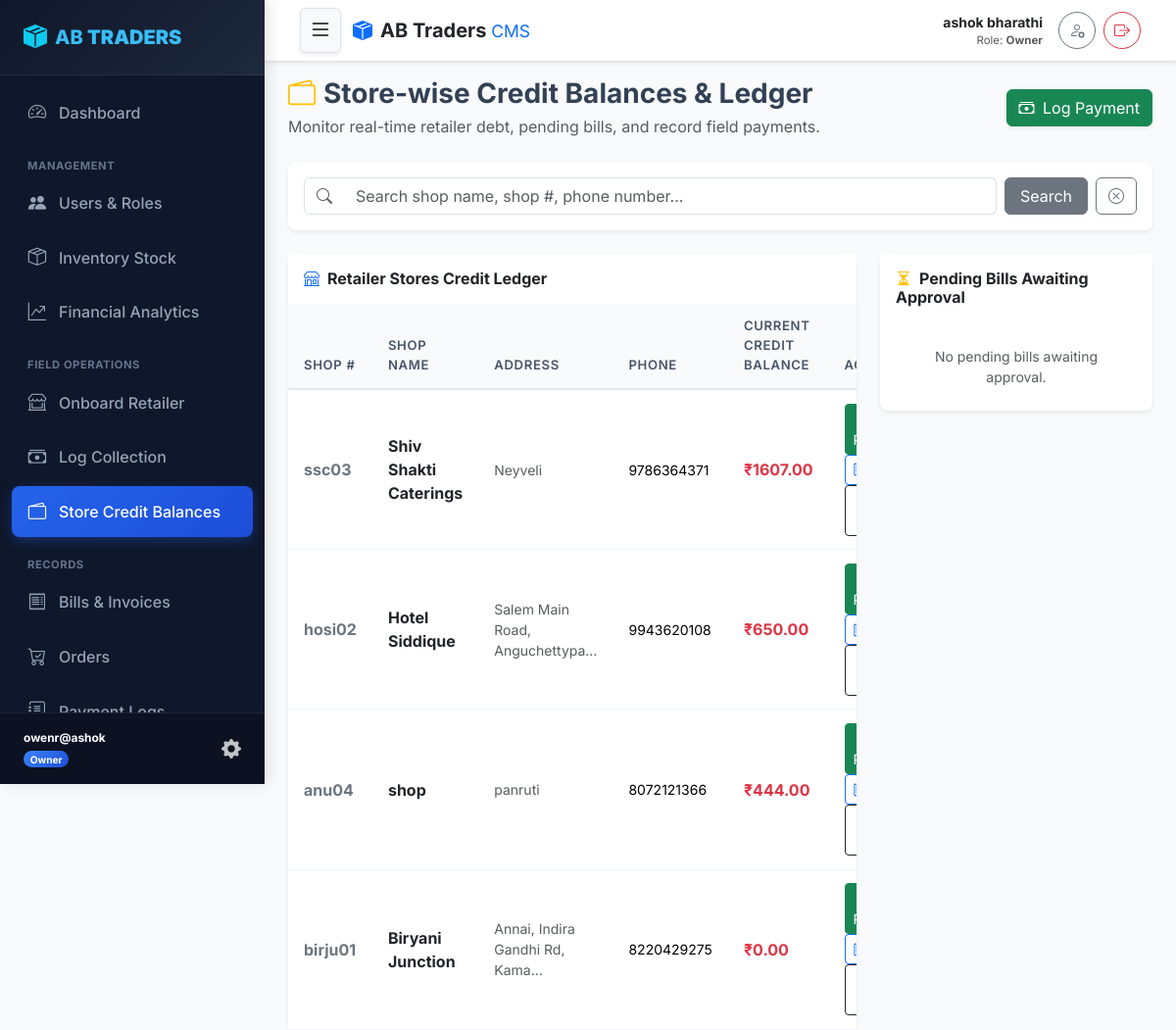
The app's page /credit-balances/ (signed in) with its own data.
### core/models.py (models this page shows, shortened)
class User(AbstractUser):
    class Role(models.TextChoices):
        SUPERUSER = 'SUPERUSER', 'SuperUser'
        OWNER = 'OWNER', 'Owner'
        STAFF = 'STAFF', 'Staff'
        RETAILER = 'RETAILER', 'Retailer'
    role = models.CharField(max_length=20, choices=Role.choices, default=Role.RETAILER)
    phone_number = models.CharField(max_length=15, unique=True, blank=True, null=True)
    is_locked = models.BooleanField(default=False, help_text="Locked users cannot log in.")
    def is_superuser_role(self):
        return self.role == self.Role.SUPERUSER or self.is_superuser
    def is_owner_role(self):
        return self.role == self.Role.OWNER
    @property
    def display_name(self):
        full_name = self.get_full_name().strip()
        return full_name if full_name else self.username

class RetailerProfile(models.Model):
    user = models.OneToOneField(User, on_delete=models.CASCADE, related_name='retailer_profile')
    shop_number = models.CharField(max_length=50, unique=True)
    shop_name = models.CharField(max_length=150)
    address = models.TextField()
    credit_balance = models.DecimalField(max_digits=12, decimal_places=2, default=Decimal('0.00'))
    qr_code = models.ImageField(upload_to='qr_codes/', null=True, blank=True)

### core/views.py (the view)
# urls.py: path('credit-balances/', views.credit_balances_view, name='credit_balances'),
@role_required(['SUPERUSER', 'OWNER', 'STAFF'])
def credit_balances_view(request):
    query = request.GET.get('q', '')
    retailers = RetailerProfile.objects.all().order_by('-credit_balance')
    if query:
        retailers = retailers.filter(
            Q(shop_name__icontains=query) |
            Q(shop_number__icontains=query) |
            Q(user__phone_number__icontains=query)
        )
    pending_bills = Bill.objects.filter(status='pending').select_related('retailer')
    context = {
        'retailers': retailers,
        'pending_bills': pending_bills,
        'query': query,
    }
    return render(request, 'credit_balances.html', context)

### core/templates/credit_balances.html (shortened to what this page needs)
{% extends 'base.html' %}
{% block content %}
<div class="d-flex justify-content-between align-items-center mb-4">
    <div>
        <h3 class="fw-bold mb-1"><i class="bi bi-wallet2 text-warning me-2"></i>Store-wise Credit Balances & Ledger</h3>
        <p class="text-muted mb-0">Monitor real-time retailer debt, pending bills, and record field payments.</p>
    </div>
    <div>
        <a href="{% url 'log_collection' %}" class="btn btn-success shadow-sm"><i class="bi bi-cash-stack me-1"></i> Log Payment</a>
    </div>
</div>
<div class="card shadow-sm border-0 rounded-3 mb-4">
    <div class="card-body p-3">
        <form method="get" class="row g-2 align-items-center">
            <div class="col-md-10">
                <div class="input-group">
                    <span class="input-group-text bg-white"><i class="bi bi-search text-muted"></i></span>
                    <input type="text" name="q" value="{{ query }}" class="form-control border-start-0" placeholder="Search shop name, shop #, phone number...">
                </div>
            </div>
            <div class="col-md-2 d-flex gap-2">
                <button type="submit" class="btn btn-secondary w-100">Search</button>
                <a href="{% url 'credit_balances' %}" class="btn btn-outline-secondary"><i class="bi bi-x-circle"></i></a>
            </div>
        </form>
    </div>
</div>
<div class="row g-4">
    <div class="col-lg-8">
        <div class="card shadow-sm border-0 rounded-3">
            <div class="card-header bg-white py-3 border-0">
                <h6 class="fw-bold mb-0 text-dark"><i class="bi bi-shop me-2 text-primary"></i>Retailer Stores Credit Ledger</h6>
            </div>
            <div class="table-responsive">
                <table class="table custom-table mb-0">
                    <thead>
                        <tr>
                            <th>Shop #</th>
                            <th>Shop Name</th>
                            <th>Address</th>
                            <th>Phone</th>
                            <th>Current Credit Balance</th>
                            <th>Actions</th>
                        </tr>
                    </thead>
                    <tbody>
                        {% for r in retailers %}
                        <tr>
                            <td class="fw-bold text-secondary">{{ r.shop_number }}</td>
                            <td class="fw-bold text-dark">{{ r.shop_name }}</td>
                            <td class="small text-muted">{{ r.address|truncatechars:30 }}</td>
                            <td class="small">{{ r.user.phone_number|default:"-" }}</td>
                            <td class="fw-bold text-danger fs-6">₹{{ r.credit_balance }}</td>
                            <td>
                                <a href="{% url 'log_collection' %}?retailer_id={{ r.id }}" class="btn btn-sm btn-success py-1 px-2" title="Log Payment">
                                </a>
                                <a href="{% url 'bill_create' %}?retailer_id={{ r.id }}" class="btn btn-sm btn-outline-primary py-1 px-2" title="Issue Bill">
                                    <i class="bi bi-receipt"></i> Bill
                                </a>
                                {% if user.is_superuser_role or user.is_owner_role %}
                                <a href="{% url 'generate_retailer_qr' r.id %}" class="btn btn-sm btn-outline-dark py-1 px-2" title="Generate Login QR Code">
                                </a>
                                {% endif %}
                            </td>
                        </tr>
                        {% empty %}
                        <tr>
                            <td colspan="6" class="text-center text-muted py-4">No retailer profiles found.</td>
                        </tr>
                        {% endfor %}
                    </tbody>
                </table>
            </div>
        </div>
    </div>
    <div class="col-lg-4">
        <div class="card shadow-sm border-0 rounded-3">
            <div class="card-header bg-white py-3 border-0">
                <h6 class="fw-bold mb-0 text-dark"><i class="bi bi-hourglass-split me-2 text-warning"></i>Pending Bills Awaiting Approval</h6>
            </div>
            <div class="card-body p-0">
                <div class="list-group list-group-flush">
                    {% for pb in pending_bills %}
                    <a href="{% url 'bill_detail' pb.pk %}" class="list-group-item list-group-item-action p-3 d-flex justify-content-between align-items-center">
                        <div>
                            <div class="fw-bold text-dark">{{ pb.retailer.shop_name }}</div>
                            <small class="text-muted">Bill #{{ pb.bill_number }}</small>
                        </div>
                        <div class="text-end">
                            <div class="fw-bold text-primary">₹{{ pb.total_amount }}</div>
                            <span class="badge bg-warning text-dark">Pending</span>
                        </div>
                    </a>
                    {% empty %}
                    <div class="p-4 text-center text-muted small">No pending bills awaiting approval.</div>
                    {% endfor %}
                </div>
            </div>
        </div>
    </div>
</div>
{% endblock %}

### core/templates/base.html (shortened to what this page needs)
{% load static %}
<!DOCTYPE html>
<html lang="en">
<head>
    <link href="https://cdn.jsdelivr.net/npm/bootstrap@5.3.2/dist/css/bootstrap.min.css" rel="stylesheet">
    <link rel="stylesheet" href="https://cdn.jsdelivr.net/npm/bootstrap-icons@1.11.2/font/bootstrap-icons.min.css">
    <link rel="stylesheet" href="{% static 'css/styles.css' %}">
</head>
<body>
    <div id="wrapper">
        {% if user.is_authenticated %}
        <aside id="sidebar-wrapper" class="sidebar-sticky">
            <div class="sidebar-heading d-flex align-items-center justify-content-between">
                <a href="{% url 'dashboard' %}" class="text-white text-decoration-none d-flex align-items-center">
                    <i class="bi bi-box-seam-fill me-2 text-info fs-4"></i>
                    <span>AB <strong>TRADERS</strong></span>
                </a>
            </div>
            <div class="list-group list-group-sidebar">
                <a href="{% url 'dashboard' %}" class="sidebar-link {% if request.resolver_match.url_name == 'dashboard' %}active{% endif %}">
                    <i class="bi bi-speedometer2"></i> Dashboard
                </a>
                {% if user.is_superuser_role or user.is_owner_role %}
                <div class="sidebar-section-title">Management</div>
                <a href="{% url 'user_list' %}" class="sidebar-link {% if 'user' in request.resolver_match.url_name %}active{% endif %}">
                    <i class="bi bi-people-fill"></i> Users & Roles
                </a>
                <a href="{% url 'inventory_list' %}" class="sidebar-link {% if 'inventory' in request.resolver_match.url_name or 'item' in request.resolver_match.url_name %}active{% endif %}">
                    <i class="bi bi-box-seam"></i> Inventory Stock
                </a>
                <a href="{% url 'owner_analytics' %}" class="sidebar-link {% if request.resolver_match.url_name == 'owner_analytics' %}active{% endif %}">
                    <i class="bi bi-graph-up-arrow"></i> Financial Analytics
                </a>
                {% endif %}
                {% if user.is_superuser_role or user.is_owner_role or user.is_staff_role %}
                <div class="sidebar-section-title">Field Operations</div>
                <a href="{% url 'onboard_retailer' %}" class="sidebar-link {% if request.resolver_match.url_name == 'onboard_retailer' %}active{% endif %}">
                    <i class="bi bi-shop-window"></i> Onboard Retailer
                </a>
                <a href="{% url 'log_collection' %}" class="sidebar-link {% if request.resolver_match.url_name == 'log_collection' %}active{% endif %}">
                    <i class="bi bi-cash-stack"></i> Log Collection
                </a>
                <a href="{% url 'credit_balances' %}" class="sidebar-link {% if request.resolver_match.url_name == 'credit_balances' %}active{% endif %}">
                    <i class="bi bi-wallet2"></i> Store Credit Balances
                </a>
                {% endif %}
                <div class="sidebar-section-title">Records</div>
                <a href="{% url 'bill_list' %}" class="sidebar-link {% if 'bill' in request.resolver_match.url_name %}active{% endif %}">
                    <i class="bi bi-receipt"></i> Bills & Invoices
                </a>
                <a href="{% url 'order_list' %}" class="sidebar-link {% if 'order' in request.resolver_match.url_name %}active{% endif %}">
                    <i class="bi bi-cart-check"></i> Orders
                </a>
                <a href="{% url 'collections_list' %}" class="sidebar-link {% if request.resolver_match.url_name == 'collections_list' %}active{% endif %}">
                    <i class="bi bi-journal-text"></i> Payment Logs
                </a>
            </div>
            <div class="sidebar-footer">
                <div class="d-flex align-items-center justify-content-between">
                    <div>
                        <div class="fw-bold text-white small text-truncate" style="max-width: 150px;">{{ user.username }}</div>
                        <span class="badge
                            {% if user.is_superuser_role %}badge-superuser
                            {% elif user.is_owner_role %}badge-owner
                            {% elif user.is_staff_role %}badge-staff
                            {% else %}badge-retailer{% endif %} rounded-pill mt-1">
                            {{ user.get_role_display }}
                        </span>
                    </div>
                    <a href="{% url 'profile' %}" class="text-white opacity-75 hover-opacity-100" title="My Profile"><i class="bi bi-gear-fill fs-5"></i></a>
                </div>
            </div>
        </aside>
        {% endif %}
        <div id="page-content-wrapper">
            {% if user.is_authenticated %}
            <nav class="navbar top-navbar sticky-top bg-white border-bottom shadow-sm py-2">
                <div class="container-fluid px-3 d-flex align-items-center justify-content-between flex-nowrap">
                    <div class="d-flex align-items-center gap-2">
                        <button type="button" class="btn btn-light me-1 shadow-sm border p-1 px-2" id="sidebarToggle" onclick="toggleSidebarMenu(event)" title="Toggle Navigation Menu">
                            <i class="bi bi-list fs-4"></i>
                        </button>
                        <a class="navbar-brand fw-extrabold text-dark d-flex align-items-center mb-0 me-0 me-md-3" href="{% url 'dashboard' %}">
                            <i class="bi bi-box-seam-fill me-2 text-primary"></i>
                            <span class="fw-bold fs-5 d-none d-sm-inline">AB Traders <span class="text-primary fw-normal small">CMS</span></span>
                        </a>
                    </div>
                    <div class="d-flex align-items-center gap-2">
                        <div class="text-end me-1 me-md-2 d-none d-sm-block">
                            <div class="fw-bold text-dark small text-truncate" style="max-width: 150px;">{{ user.display_name }}</div>
                            <div class="text-muted" style="font-size: 0.72rem;">Role: <strong>{{ user.get_role_display }}</strong></div>
                        </div>
                        <a href="{% url 'profile' %}" class="btn btn-outline-secondary btn-sm rounded-circle p-0 d-flex align-items-center justify-content-center" style="width: 38px; height: 38px;" title="My Profile">
                            <i class="bi bi-person-gear fs-6"></i>
                        </a>
                        <a href="{% url 'logout' %}" class="btn btn-outline-danger btn-sm rounded-circle p-0 d-flex align-items-center justify-content-center" style="width: 38px; height: 38px;" title="Logout">
                            <i class="bi bi-box-arrow-right fs-6"></i>
                        </a>
                    </div>
                </div>
            </nav>
            {% endif %}
            <div class="container-fluid px-3 px-md-4 pt-3">
                {% block content %}{% endblock %}
            </div>
        </div>
    </div>
</body>
</html>

### records on screen
User: username "owenr@ashok", role "Owner", display_name "ashok bharathi"
RetailerProfile: shop_number "ssc03", shop_name "Shiv Shakti Caterings", address "Neyveli", user.phone_number "9786364371", credit_balance "1607.00"
RetailerProfile: shop_number "hosi02", shop_name "Hotel Siddique", address "Salem Main Road, Anguchettypa…", user.phone_number "9943620108", credit_balance "650.00"
RetailerProfile: shop_number "anu04", shop_name "shop", address "panruti", user.phone_number "8072121366", credit_balance "444.00"
RetailerProfile: shop_number "birju01", shop_name "Biryani Junction", address "Annai, Indira Gandhi Rd, Kama…", user.phone_number "8220429275", credit_balance "0.00"
